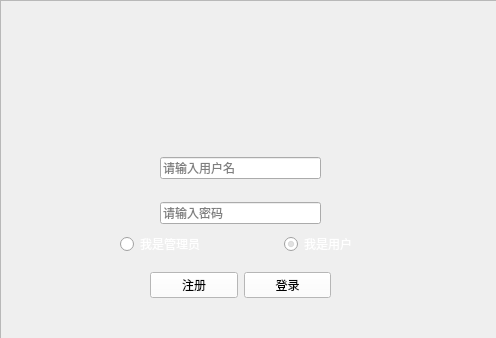
<?xml version="1.0" encoding="UTF-8"?>
<ui version="4.0">
 <class>MainWindow</class>
 <widget class="QMainWindow" name="MainWindow">
  <property name="geometry">
   <rect>
    <x>0</x>
    <y>0</y>
    <width>496</width>
    <height>338</height>
   </rect>
  </property>
  <property name="minimumSize">
   <size>
    <width>496</width>
    <height>338</height>
   </size>
  </property>
  <property name="maximumSize">
   <size>
    <width>496</width>
    <height>338</height>
   </size>
  </property>
  <property name="windowTitle">
   <string>欢迎使用抽抽乐</string>
  </property>
  <property name="windowIcon">
   <iconset resource="res.qrc">
    <normaloff>:/icon.jpg</normaloff>:/icon.jpg</iconset>
  </property>
  <property name="toolTip">
   <string>&lt;html&gt;&lt;head/&gt;&lt;body&gt;&lt;p&gt;欢迎来到抽抽乐&lt;/p&gt;&lt;/body&gt;&lt;/html&gt;</string>
  </property>
  <widget class="QWidget" name="centralwidget">
   <widget class="QLabel" name="label">
    <property name="geometry">
     <rect>
      <x>120</x>
      <y>10</y>
      <width>221</width>
      <height>141</height>
     </rect>
    </property>
    <property name="styleSheet">
     <string notr="true">image: url(:/title.png);</string>
    </property>
    <property name="text">
     <string/>
    </property>
   </widget>
   <widget class="QWidget" name="widget" native="true">
    <property name="geometry">
     <rect>
      <x>160</x>
      <y>140</y>
      <width>161</width>
      <height>101</height>
     </rect>
    </property>
    <layout class="QVBoxLayout" name="verticalLayout">
     <item>
      <widget class="QLineEdit" name="UsernameInput">
       <property name="placeholderText">
        <string>请输入用户名</string>
       </property>
      </widget>
     </item>
     <item>
      <widget class="QLineEdit" name="PasswordInput">
       <property name="placeholderText">
        <string>请输入密码</string>
       </property>
      </widget>
     </item>
    </layout>
   </widget>
   <widget class="QWidget" name="widget_2" native="true">
    <property name="geometry">
     <rect>
      <x>150</x>
      <y>260</y>
      <width>181</width>
      <height>51</height>
     </rect>
    </property>
    <layout class="QHBoxLayout" name="horizontalLayout">
     <item>
      <widget class="QPushButton" name="register_2">
       <property name="styleSheet">
        <string notr="true">background:gray;

background-color:white;</string>
       </property>
       <property name="text">
        <string>注册</string>
       </property>
      </widget>
     </item>
     <item>
      <widget class="QPushButton" name="login">
       <property name="styleSheet">
        <string notr="true">background:gray;

background-color:white;</string>
       </property>
       <property name="text">
        <string>登录</string>
       </property>
      </widget>
     </item>
    </layout>
   </widget>
   <widget class="QWidget" name="widget_3" native="true">
    <property name="geometry">
     <rect>
      <x>120</x>
      <y>230</y>
      <width>321</width>
      <height>28</height>
     </rect>
    </property>
    <layout class="QHBoxLayout" name="horizontalLayout_2">
     <item>
      <widget class="QRadioButton" name="chooseadmin">
       <property name="styleSheet">
        <string notr="true">color: rgb(255, 255, 255);</string>
       </property>
       <property name="text">
        <string>我是管理员</string>
       </property>
      </widget>
     </item>
     <item>
      <widget class="QRadioButton" name="chooseuser">
       <property name="styleSheet">
        <string notr="true">color: rgb(255, 255, 255);</string>
       </property>
       <property name="text">
        <string>我是用户</string>
       </property>
       <property name="checked">
        <bool>true</bool>
       </property>
      </widget>
     </item>
    </layout>
   </widget>
   <widget class="QFrame" name="frame">
    <property name="geometry">
     <rect>
      <x>0</x>
      <y>0</y>
      <width>501</width>
      <height>341</height>
     </rect>
    </property>
    <property name="styleSheet">
     <string notr="true">background-image: url(:/login.png);</string>
    </property>
    <property name="frameShape">
     <enum>QFrame::StyledPanel</enum>
    </property>
    <property name="frameShadow">
     <enum>QFrame::Raised</enum>
    </property>
   </widget>
   <zorder>frame</zorder>
   <zorder>label</zorder>
   <zorder>widget</zorder>
   <zorder>widget_2</zorder>
   <zorder>widget_3</zorder>
  </widget>
 </widget>
 <resources>
  <include location="res.qrc"/>
 </resources>
 <connections/>
</ui>
